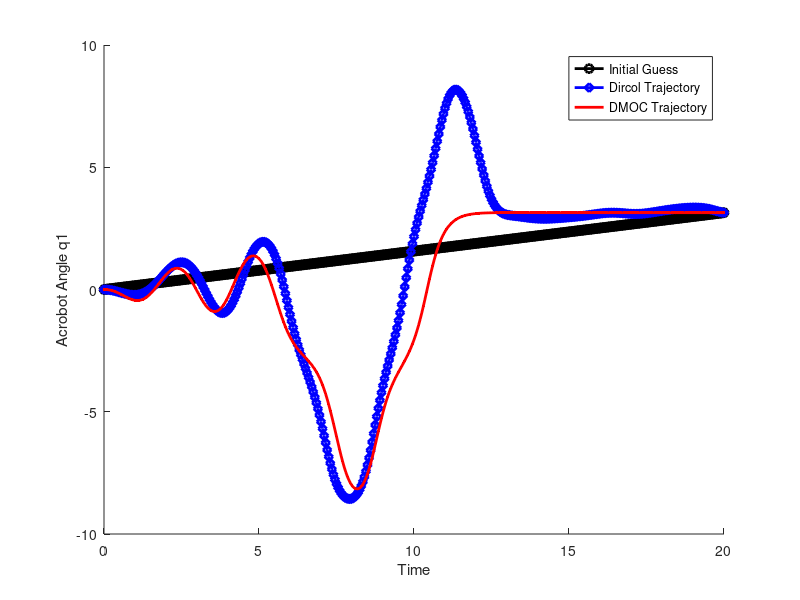
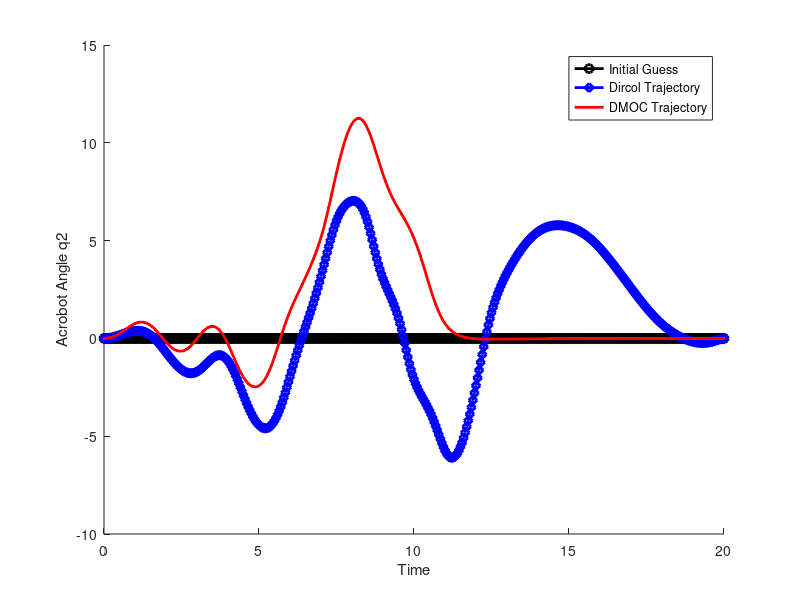
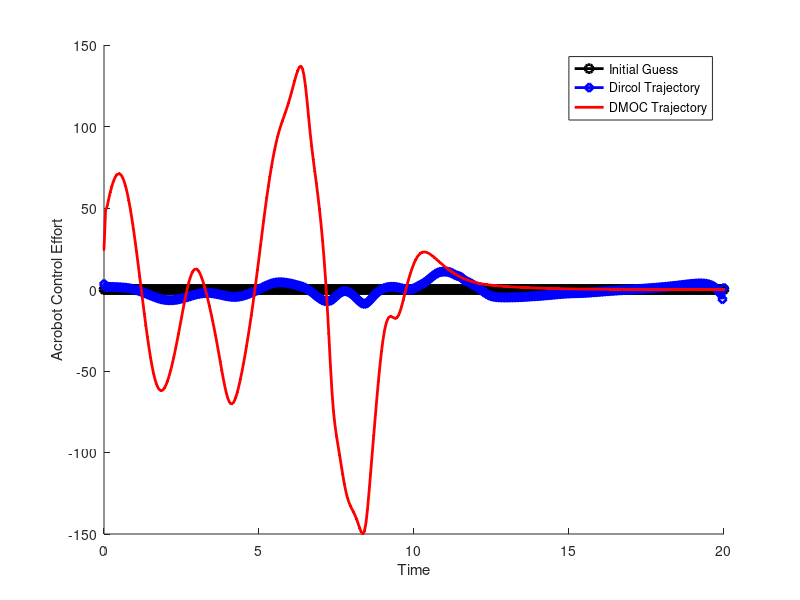
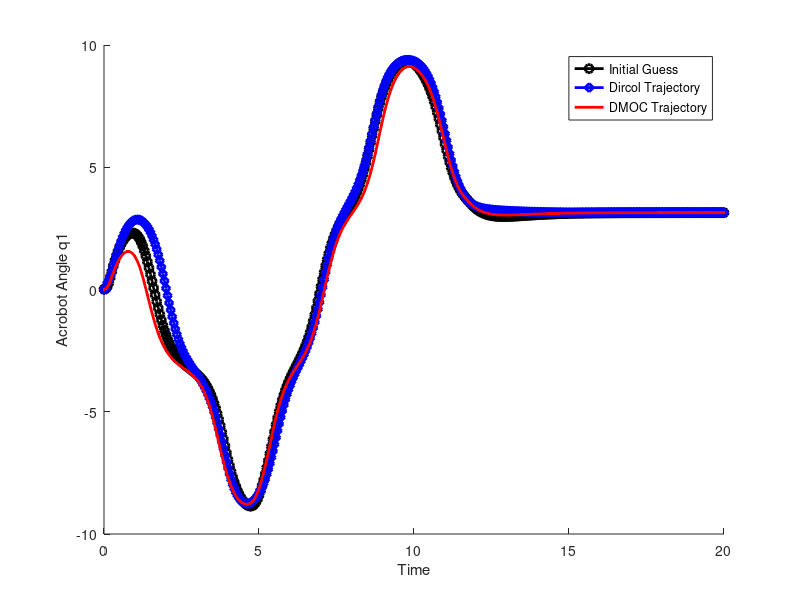

Source code (MATLAB) for these figures, in order:
%make plots for acrobot

%%
%initial guess of zeros, 10 iterations
clear all;
close all;

load dircolguesszero10;
load dmocguesszero10;

%plot q1
figure;
hold on;
plot(tab,dircolInitGuess(1,:),'ko-','LineWidth',2);
plot(tab,dircolTraj(1,:),'bd-','LineWidth',2);
plot(tab,optimTraj(1,:),'r.-','LineWidth',2);
xlabel('Time');
ylabel('Acrobot Angle q1');
legend('Initial Guess','Dircol Trajectory','DMOC Trajectory');

%plot q2
figure;
hold on;
plot(tab,dircolInitGuess(2,:),'ko-','LineWidth',2);
plot(tab,dircolTraj(2,:),'bd-','LineWidth',2);
plot(tab,optimTraj(2,:),'r.-','LineWidth',2);
xlabel('Time');
ylabel('Acrobot Angle q2');
legend('Initial Guess','Dircol Trajectory','DMOC Trajectory');

%plot u
figure;
hold on;
plot(tab,dircolInitGuess(5,:),'ko-','LineWidth',2);
plot(tab,dircolTraj(5,:),'bd-','LineWidth',2);
plot(tab,optimTraj(3,:),'r.-','LineWidth',2);
xlabel('Time');
ylabel('Acrobot Control Effort');
legend('Initial Guess','Dircol Trajectory','DMOC Trajectory');

%% 
%initial guess of energy, 10 iterations
clear all;
close all;

load dircolguessenergy10;
load dmocguessenergy10;

%plot q1
figure;
hold on;
plot(tab,dircolInitGuess(1,:),'ko-','LineWidth',2);
plot(tab,dircolTraj(1,:),'bd-','LineWidth',2);
plot(tab,optimTraj(1,:),'r.-','LineWidth',2);
xlabel('Time');
ylabel('Acrobot Angle q1');
legend('Initial Guess','Dircol Trajectory','DMOC Trajectory');

%plot q2
figure;
hold on;
plot(tab,dircolInitGuess(2,:),'ko-','LineWidth',2);
plot(tab,dircolTraj(2,:),'bd-','LineWidth',2);
plot(tab,optimTraj(2,:),'r.-','LineWidth',2);
xlabel('Time');
ylabel('Acrobot Angle q2');
legend('Initial Guess','Dircol Trajectory','DMOC Trajectory');

%plot u
figure;
hold on;
plot(tab,dircolInitGuess(5,:),'ko-','LineWidth',2);
plot(tab,dircolTraj(5,:),'bd-','LineWidth',2);
plot(tab,optimTraj(3,:),'r.-','LineWidth',2);
xlabel('Time');
ylabel('Acrobot Control Effort');
legend('Initial Guess','Dircol Trajectory','DMOC Trajectory');

%%
%initial guess of zeros, 100 iterations
clear all;
close all;

load dircolguesszero100b;
load dmocguesszero100b;

%plot q1
figure;
hold on;
plot(tab,dircolInitGuess(1,:),'ko-','LineWidth',2);
plot(tab,dircolTraj(1,:),'bd-','LineWidth',2);
plot(tab,optimTraj(1,:),'r.-','LineWidth',2);
xlabel('Time');
ylabel('Acrobot Angle q1');
legend('Initial Guess','Dircol Trajectory','DMOC Trajectory');

%plot q2
figure;
hold on;
plot(tab,dircolInitGuess(2,:),'ko-','LineWidth',2);
plot(tab,dircolTraj(2,:),'bd-','LineWidth',2);
plot(tab,optimTraj(2,:),'r.-','LineWidth',2);
xlabel('Time');
ylabel('Acrobot Angle q2');
legend('Initial Guess','Dircol Trajectory','DMOC Trajectory');

%plot u
figure;
hold on;
plot(tab,dircolInitGuess(5,:),'ko-','LineWidth',2);
plot(tab,dircolTraj(5,:),'bd-','LineWidth',2);
plot(tab,optimTraj(3,:),'r.-','LineWidth',2);
xlabel('Time');
ylabel('Acrobot Control Effort');
legend('Initial Guess','Dircol Trajectory','DMOC Trajectory');

%% 
%initial guess of energy, 100 iterations
clear all;
close all;

load dircolguessenergy100b;
load dmocguessenergy100b;

%plot q1
figure;
hold on;
plot(tab,dircolInitGuess(1,:),'ko-','LineWidth',2);
plot(tab,dircolTraj(1,:),'bd-','LineWidth',2);
plot(tab,optimTraj(1,:),'r.-','LineWidth',2);
xlabel('Time');
ylabel('Acrobot Angle q1');
legend('Initial Guess','Dircol Trajectory','DMOC Trajectory');

%plot q2
figure;
hold on;
plot(tab,dircolInitGuess(2,:),'ko-','LineWidth',2);
plot(tab,dircolTraj(2,:),'bd-','LineWidth',2);
plot(tab,optimTraj(2,:),'r.-','LineWidth',2);
xlabel('Time');
ylabel('Acrobot Angle q2');
legend('Initial Guess','Dircol Trajectory','DMOC Trajectory');

%plot u
figure;
hold on;
plot(tab,dircolInitGuess(5,:),'ko-','LineWidth',2);
plot(tab,dircolTraj(5,:),'bd-','LineWidth',2);
plot(tab,optimTraj(3,:),'r.-','LineWidth',2);
xlabel('Time');
ylabel('Acrobot Control Effort');
legend('Initial Guess','Dircol Trajectory','DMOC Trajectory');